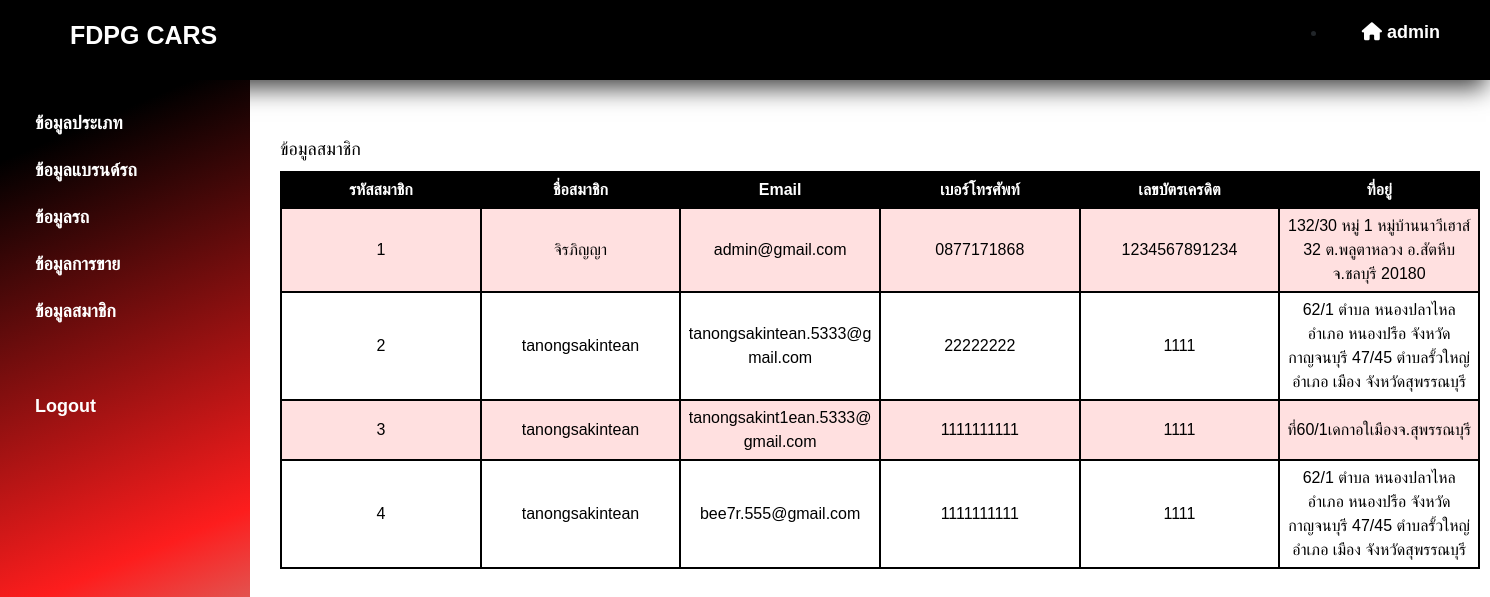
Page /carsales-main/member_admin.php on the committed database.
### tables this page shows
CREATE TABLE `users` (
  `usersName` varchar(50) NOT NULL,
  `email` varchar(40) NOT NULL,
  `tel` varchar(10) NOT NULL,
  `credit` varchar(13) NOT NULL,
  `adress` text NOT NULL,
  `password` varchar(50) NOT NULL,
  `status` int(11) NOT NULL,
  `usersID` int(11) NOT NULL
);

### carsales-main/member_admin.php (the view, shortened to what this page needs)
<!DOCTYPE html>
<html lang="en">
<head>
    <link rel="stylesheet" href="https://cdnjs.cloudflare.com/ajax/libs/font-awesome/6.5.1/css/all.min.css" />
    <link rel="stylesheet" href="https://cdn.jsdelivr.net/npm/bootstrap@5.3.3/dist/css/bootstrap.min.css">
    <link rel="stylesheet" href="stlye_admin_sales.css">
</head>
<body>
<div class="header">
    <div class="logo">
        <a href="home_admin.php"><h1 id="logo">FDPG CARS</h1></a>
    </div>
    <div class="menu">
        <ul>
            <li><a href="#"><i class="fa-solid fa-house"></i>admin</a></li>
        </ul>
    </div>
</div>
<?php include './layouts/sidebar.php';?>
<div class="table_component" role="region" tabindex="0">
<table><br><br>
    <caption>ข้อมูลสมาชิก</caption>
    <thead>
        <tr>
            <th>รหัสสมาชิก</th>
            <th>ชื่อสมาชิก</th>
            <th>Email</th>
            <th>เบอร์โทรศัพท์</th>
            <th>เลขบัตรเครดิต</th>
            <th>ที่อยู่</th>
        </tr>
    </thead>
    <tbody>
    <?php
$servername = "localhost";
$username = "root";
$password = "";
$dbname = "carshop";
$conn = new mysqli($servername, $username, $password, $dbname);
$sql = "SELECT * FROM users";
$result = $conn->query($sql);
if ($result->num_rows > 0) {
    while($row = $result->fetch_assoc()) {
        echo "<tr>";
        echo "<td>" . $row["usersID"] . "</td>";
        echo "<td>" . $row["usersName"] . "</td>";
        echo "<td style='word-wrap: break-word;'>" . $row["email"] . "</td>";
        echo "<td>" . $row["tel"] . "</td>";
        echo "<td>" . $row["credit"] . "</td>";
        echo "<td>" . $row["adress"] . "</td>";
        echo "</tr>";
    }
} else {
    echo "<tr><td colspan='6'>ไม่พบข้อมูล</td></tr>";
}
?>
    </tbody>
</table>
</div>
</body>
</html>

### carsales-main/stlye_admin_sales.css (style rules this page uses)
body { margin: 0; font-family: Arial, sans-serif; }
.header { box-shadow: -4px 8px 23px 0px rgba(0,0,0,0.75); -webkit-box-shadow: -4px 8px 23px 0px rgba(0,0,0,0.75); -moz-box-shadow: -4px 8px 23px 0px rgba(0,0,0,0.75); top: 0; background-color: #000000; padding: 20px; display: flex; justify-content: space-between; align-items: center; height: 80px; }
.logo { width: 300px; height: 80px; padding: 20px 10px 10px 50px; }
.logo #logo { color: white; font-size: 25px; font-weight: bolder; text-decoration: none; }
.logo a { text-decoration: none; }
ul { display: flex; }
ul li a { justify-content: space-around; padding: 30px; color: #ffffff; text-decoration: none; font-weight: bold; font-size: 18px; }
ul li a i { padding: 5px; }
.table_component { overflow: auto; width: 1200px; margin-left: 280px; }
.table_component table { border: 2px solid #000000; height: 100%; width: 100%; table-layout: fixed; border-collapse: collapse; border-spacing: 1px; text-align: center; }
.table_component caption { caption-side: top; text-align: left; }
.table_component th { border: 2px solid #000000; background-color: #000000; color: #ffffff; padding: 5px; }
.table_component td { border: 2px solid #000000; padding: 5px; }
.table_component tr:nth-child(even) td { background-color: #ffffff; color: #000000; }
.table_component tr:nth-child(odd) td { background-color: #ffe0e0; color: #000000; }
caption { font-size: 18px; color: #000; }

### rows in the picture
users: usersID "1", usersName "จิรภิญญา", email "admin@gmail.com", tel "0877171868", credit "1234567891234", adress "132/30 หมู่ 1 หมู่บ้านนาวีเฮาส์ 32 ต.พลูตาหลวง อ.สัตหีบ จ.ชลบุรี 20180"
users: usersID "2", usersName "tanongsakintean", email "tanongsakintean.5333@gmail.com", tel "22222222", credit "1111", adress "62/1 ตำบล หนองปลาไหล อำเภอ หนองปรือ จังหวัดกาญจนบุรี 47/45 ตำบลรั้วใหญ่ อำเภอ เมือง จังหวัดสุพรรณบุรี"
users: usersID "3", usersName "tanongsakintean", email "tanongsakint1ean.5333@gmail.com", tel "1111111111", credit "1111", adress "ที่60/1เดกาอใเมืองจ.สุพรรณบุรี"
users: usersID "4", usersName "tanongsakintean", email "bee7r.555@gmail.com", tel "1111111111", credit "1111", adress "62/1 ตำบล หนองปลาไหล อำเภอ หนองปรือ จังหวัดกาญจนบุรี 47/45 ตำบลรั้วใหญ่ อำเภอ เมือง จังหวัดสุพรรณบุรี"
